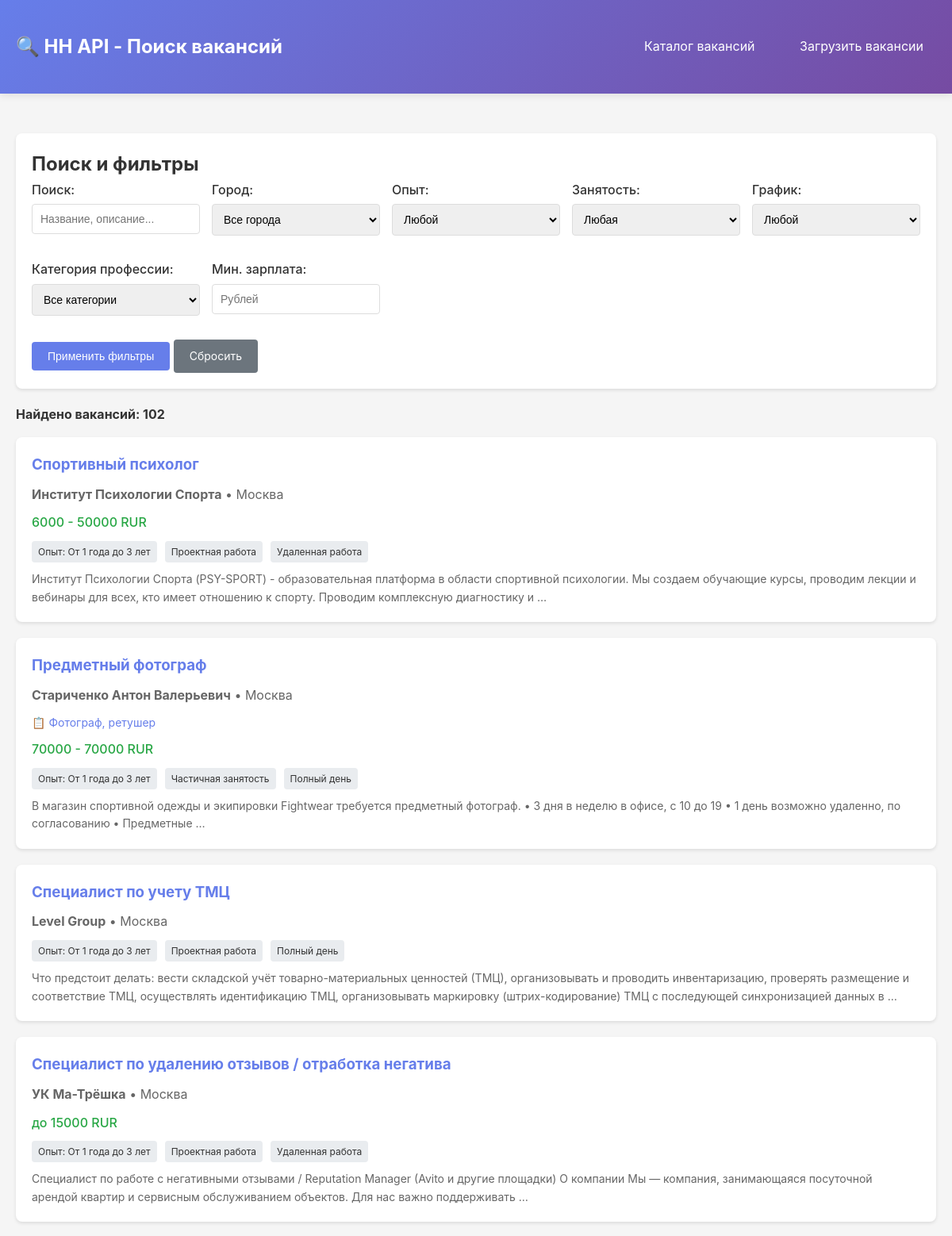
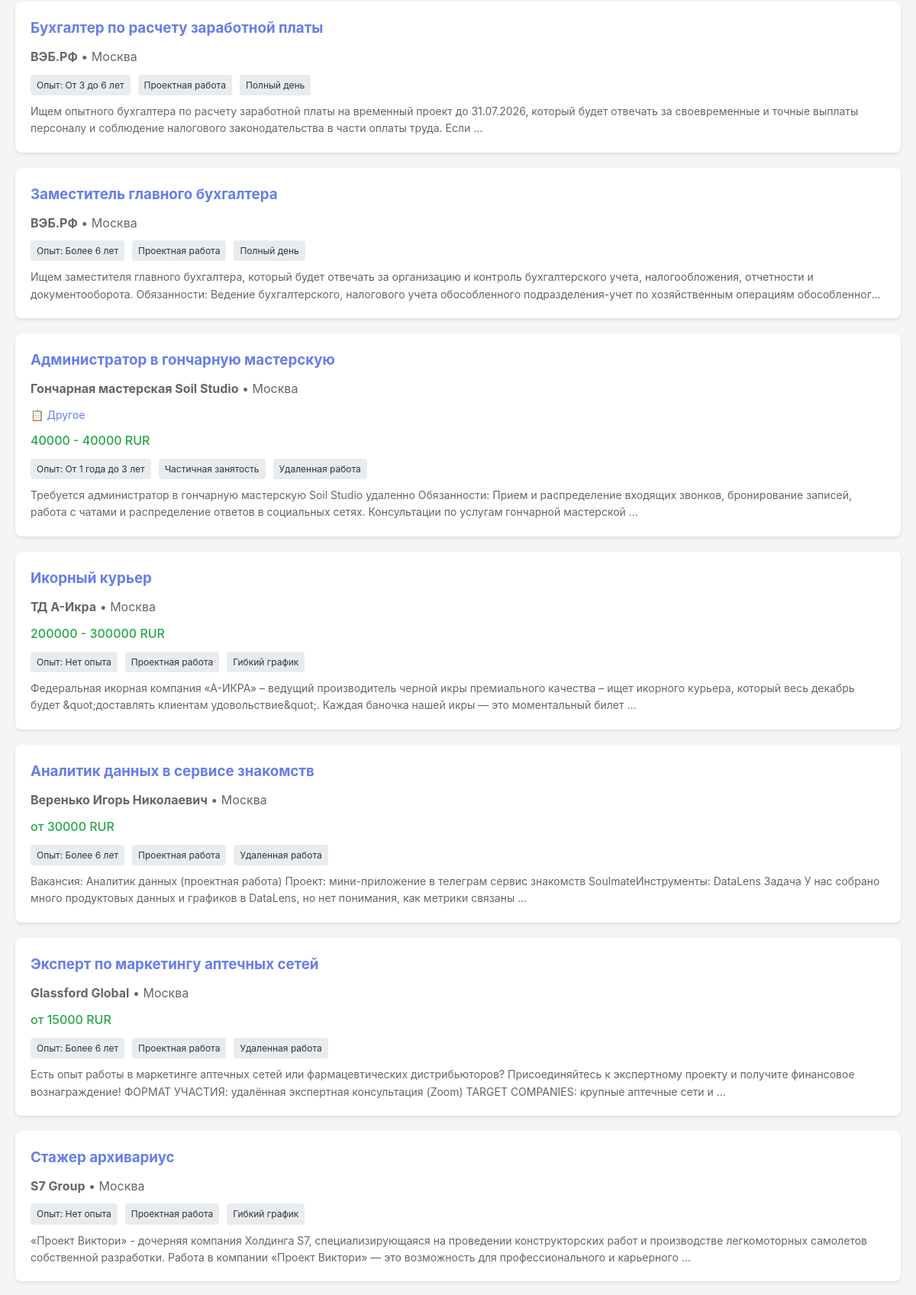
Screenshot of /?page=2 (upper part) with the database file from the repository (2 pictures, top to bottom).
### vacancies/models.py (models this page shows, shortened)
class Vacancy(models.Model):
    hh_id = models.CharField(max_length=20, unique=True, verbose_name="ID в HH")
    name = models.CharField(max_length=500, verbose_name="Название вакансии")
    description = models.TextField(blank=True, verbose_name="Описание")
    salary_from = models.IntegerField(null=True, blank=True, verbose_name="Зарплата от")
    salary_to = models.IntegerField(null=True, blank=True, verbose_name="Зарплата до")
    salary_currency = models.CharField(max_length=10, blank=True, verbose_name="Валюта")
    employer_name = models.CharField(max_length=300, blank=True, verbose_name="Работодатель")
    employer_id = models.CharField(max_length=20, blank=True, verbose_name="ID работодателя")
    employer_logo_url = models.URLField(blank=True, verbose_name="Логотип работодателя")
    area_name = models.CharField(max_length=200, blank=True, verbose_name="Город")
    area_id = models.CharField(max_length=20, blank=True, verbose_name="ID города")
    experience = models.CharField(max_length=100, blank=True, verbose_name="Опыт работы")
    schedule = models.CharField(max_length=100, blank=True, verbose_name="График работы")
    employment = models.CharField(max_length=100, blank=True, verbose_name="Тип занятости")
    published_at = models.DateTimeField(null=True, blank=True, verbose_name="Дата публикации")
    created_at = models.DateTimeField(auto_now_add=True, verbose_name="Дата создания записи")
    updated_at = models.DateTimeField(auto_now=True, verbose_name="Дата обновления")
    url = models.URLField(blank=True, verbose_name="Ссылка на вакансию")
    requirement = models.TextField(blank=True, verbose_name="Требования")
    responsibility = models.TextField(blank=True, verbose_name="Обязанности")
    professional_role = models.CharField(max_length=200, blank=True, verbose_name="Категория профессии")
    class Meta:
        verbose_name = "Вакансия"
        verbose_name_plural = "Вакансии"
        ordering = ['-published_at', '-created_at']
        indexes = [
            models.Index(fields=['hh_id']),
            models.Index(fields=['name']),
            models.Index(fields=['area_name']),
            models.Index(fields=['professional_role']),
        ]

### vacancies/views.py (the view, shortened to what this page needs)
# urls.py: path('', views.vacancy_list, name='vacancy_list'),  # Список вакансий
def vacancy_list(request):
    vacancies = Vacancy.objects.all()
    search_query = request.GET.get('search', '')
    area_filter = request.GET.get('area', '')
    if area_filter:
        vacancies = vacancies.filter(area_name__icontains=area_filter)
    experience_filter = request.GET.get('experience', '')
    if experience_filter:
        vacancies = vacancies.filter(experience__icontains=experience_filter)
    employment_filter = request.GET.get('employment', '')
    if employment_filter:
        vacancies = vacancies.filter(employment__icontains=employment_filter)
    schedule_filter = request.GET.get('schedule', '')
    if schedule_filter:
        vacancies = vacancies.filter(schedule__icontains=schedule_filter)
    professional_role_filter = request.GET.get('professional_role', '')
    if professional_role_filter:
        vacancies = vacancies.filter(professional_role__icontains=professional_role_filter)
    salary_filter = request.GET.get('salary', '')
    paginator = Paginator(vacancies, 20)
    page_number = request.GET.get('page', 1)
    page_obj = paginator.get_page(page_number)
    areas = Vacancy.objects.values_list('area_name', flat=True).distinct().exclude(area_name='').order_by('area_name')
    experiences = Vacancy.objects.values_list('experience', flat=True).distinct().exclude(experience='').order_by('experience')
    employments = Vacancy.objects.values_list('employment', flat=True).distinct().exclude(employment='').order_by('employment')
    schedules = Vacancy.objects.values_list('schedule', flat=True).distinct().exclude(schedule='').order_by('schedule')
    professional_roles = Vacancy.objects.values_list('professional_role', flat=True).distinct().exclude(professional_role='').order_by('professional_role')
    context = {
        'page_obj': page_obj,
        'vacancies': page_obj,
        'search_query': search_query,
        'area_filter': area_filter,
        'experience_filter': experience_filter,
        'employment_filter': employment_filter,
        'schedule_filter': schedule_filter,
        'professional_role_filter': professional_role_filter,
        'salary_filter': salary_filter,
        'areas': areas,
        'experiences': experiences,
        'employments': employments,
        'schedules': schedules,
        'professional_roles': professional_roles,
        'total_count': paginator.count,
    }
    return render(request, 'vacancies/vacancy_list.html', context)

### vacancies/templates/vacancies/vacancy_list.html (shortened to what this page needs)
{% extends 'vacancies/base.html' %}
{% block content %}
<div class="card">
    <h2>Поиск и фильтры</h2>
    <form method="get" action="{% url 'vacancies:vacancy_list' %}">
        <div style="display: grid; grid-template-columns: repeat(auto-fit, minmax(200px, 1fr)); gap: 15px;">
            <div class="form-group">
                <label for="search">Поиск:</label>
                <input type="text" id="search" name="search" value="{{ search_query }}" placeholder="Название, описание...">
            </div>
            <div class="form-group">
                <label for="area">Город:</label>
                <select id="area" name="area">
                    <option value="">Все города</option>
                </select>
            </div>
            <div class="form-group">
                <label for="experience">Опыт:</label>
                <select id="experience" name="experience">
                    <option value="">Любой</option>
                </select>
            </div>
            <div class="form-group">
                <label for="employment">Занятость:</label>
                <select id="employment" name="employment">
                    <option value="">Любая</option>
                </select>
            </div>
            <div class="form-group">
                <label for="schedule">График:</label>
                <select id="schedule" name="schedule">
                    <option value="">Любой</option>
                </select>
            </div>
            <div class="form-group">
                <label for="professional_role">Категория профессии:</label>
                <select id="professional_role" name="professional_role">
                    <option value="">Все категории</option>
                </select>
            </div>
            <div class="form-group">
                <label for="salary">Мин. зарплата:</label>
                <input type="number" id="salary" name="salary" value="{{ salary_filter }}" placeholder="Рублей">
            </div>
        </div>
        <div style="margin-top: 15px;">
            <button type="submit" class="btn">Применить фильтры</button>
            <a href="{% url 'vacancies:vacancy_list' %}" class="btn btn-secondary">Сбросить</a>
        </div>
    </form>
</div>
<div style="margin-bottom: 15px;">
    <strong>Найдено вакансий: {{ total_count }}</strong>
</div>
{% if vacancies %}
    {% for vacancy in vacancies %}
    <div class="card" style="cursor: pointer;" onclick="window.location.href='{% url 'vacancies:vacancy_detail' vacancy.id %}'">
        <div style="display: flex; justify-content: space-between; align-items: start; gap: 20px;">
            <div style="flex: 1;">
                <h3 style="margin-bottom: 10px; color: #667eea;">
                    <a href="{% url 'vacancies:vacancy_detail' vacancy.id %}" style="text-decoration: none; color: inherit;">
                        {{ vacancy.name }}
                    </a>
                </h3>
                <p style="color: #666; margin-bottom: 10px;">
                    <strong>{{ vacancy.employer_name }}</strong>
                    {% if vacancy.area_name %} • {{ vacancy.area_name }}{% endif %}
                </p>
                {% if vacancy.professional_role %}
                <p style="color: #667eea; margin-bottom: 10px; font-size: 14px;">
                    📋 {{ vacancy.professional_role }}
                </p>
                {% endif %}
                {% if vacancy.salary_from or vacancy.salary_to %}
                <p style="color: #28a745; font-weight: 500; margin-bottom: 10px;">
                    {% if vacancy.salary_from and vacancy.salary_to %}
                        {{ vacancy.salary_from|floatformat:0 }} - {{ vacancy.salary_to|floatformat:0 }} {{ vacancy.salary_currency }}
                    {% elif vacancy.salary_from %}
                        от {{ vacancy.salary_from|floatformat:0 }} {{ vacancy.salary_currency }}
                    {% elif vacancy.salary_to %}
                        до {{ vacancy.salary_to|floatformat:0 }} {{ vacancy.salary_currency }}
                    {% endif %}
                </p>
                {% endif %}
                <div style="display: flex; gap: 10px; flex-wrap: wrap; margin-top: 10px;">
                    {% if vacancy.experience %}
                    <span style="background: #e9ecef; padding: 4px 8px; border-radius: 4px; font-size: 12px;">
                        Опыт: {{ vacancy.experience }}
                    </span>
                    {% endif %}
                    {% if vacancy.employment %}
                    <span style="background: #e9ecef; padding: 4px 8px; border-radius: 4px; font-size: 12px;">
                        {{ vacancy.employment }}
                    </span>
                    {% endif %}
                    {% if vacancy.schedule %}
                    <span style="background: #e9ecef; padding: 4px 8px; border-radius: 4px; font-size: 12px;">
                        {{ vacancy.schedule }}
                    </span>
                    {% endif %}
                </div>
                {% if vacancy.description %}
                <p style="margin-top: 10px; color: #666; font-size: 14px; overflow: hidden; text-overflow: ellipsis; display: -webkit-box; -webkit-line-clamp: 2; -webkit-box-orient: vertical;">
                    {{ vacancy.description|striptags|truncatewords:30 }}
                </p>
                {% endif %}
            </div>
        </div>
    </div>
    {% endfor %}
{% endif %}
{% endblock %}

### vacancies/templates/vacancies/base.html (style rules this page uses)
* { margin: 0; padding: 0; box-sizing: border-box; }
body { font-family: -apple-system, BlinkMacSystemFont, 'Segoe UI', Roboto, Oxygen, Ubuntu, Cantarell, sans-serif; background-color: #f5f5f5; color: #333; line-height: 1.6; }
.card { background: white; border-radius: 8px; padding: 20px; margin-bottom: 20px; box-shadow: 0 2px 4px rgba(0,0,0,0.1); }
.btn { display: inline-block; padding: 10px 20px; background-color: #667eea; color: white; text-decoration: none; border-radius: 4px; border: none; cursor: pointer; font-size: 14px; transition: background-color 0.3s; }
.btn-secondary { background-color: #6c757d; }
.form-group { margin-bottom: 15px; }
.form-group label { display: block; margin-bottom: 5px; font-weight: 500; }
.form-group input, .form-group select, .form-group textarea { width: 100%; padding: 10px; border: 1px solid #ddd; border-radius: 4px; font-size: 14px; }

### rows the page displays
Vacancy: name "Спортивный психолог", employer_name "Институт Психологии Спорта", area_name "Москва", salary_from "6000", salary_to "50000", salary_currency "RUR", experience "От 1 года до 3 лет", employment "Проектная работа", schedule "Удаленная работа", description "Институт Психологии Спорта (PSY-SPORT) - образовательная платформа в области спортивной психологии. Мы создаем обучающие курсы, проводим лекции и вебинары для всех, кто имеет отношению к спорту. Проводим комплексную диагностику и …"
Vacancy: name "Предметный фотограф", employer_name "Стариченко Антон Валерьевич", area_name "Москва", professional_role "Фотограф, ретушер", salary_from "70000", salary_to "70000", salary_currency "RUR", experience "От 1 года до 3 лет", employment "Частичная занятость", schedule "Полный день", description "В магазин спортивной одежды и экипировки Fightwear требуется предметный фотограф. • 3 дня в неделю в офисе, с 10 до 19 • 1 день возможно удаленно, по согласованию • Предметные …"
Vacancy: name "Специалист по учету ТМЦ", employer_name "Level Group", area_name "Москва", experience "От 1 года до 3 лет", employment "Проектная работа", schedule "Полный день", description "Что предстоит делать: вести складской учёт товарно-материальных ценностей (ТМЦ), организовывать и проводить инвентаризацию, проверять размещение и соответствие ТМЦ, осуществлять идентификацию ТМЦ, организовывать маркировку (штрих-кодирование) ТМЦ с последующей синхронизацией данных в …"
Vacancy: name "Специалист по удалению отзывов / отработка негатива", employer_name "УК Ма-Трёшка", area_name "Москва", salary_to "15000", salary_currency "RUR", experience "От 1 года до 3 лет", employment "Проектная работа", schedule "Удаленная работа", description "Специалист по работе с негативными отзывами / Reputation Manager (Avito и другие площадки) О компании Мы — компания, занимающаяся посуточной арендой квартир и сервисным обслуживанием объектов. Для нас важно поддерживать …"
Vacancy: name "Бухгалтер по расчету заработной платы", employer_name "ВЭБ.РФ", area_name "Москва", experience "От 3 до 6 лет", employment "Проектная работа", schedule "Полный день", description "Ищем опытного бухгалтера по расчету заработной платы на временный проект до 31.07.2026, который будет отвечать за своевременные и точные выплаты персоналу и соблюдение налогового законодательства в части оплаты труда. Если …"
Vacancy: name "Заместитель главного бухгалтера", employer_name "ВЭБ.РФ", area_name "Москва", experience "Более 6 лет", employment "Проектная работа", schedule "Полный день", description "Ищем заместителя главного бухгалтера, который будет отвечать за организацию и контроль бухгалтерского учета, налогообложения, отчетности и документооборота. Обязанности: Ведение бухгалтерского, налогового учета обособленного подразделения-учет по хозяйственным операциям…"
Vacancy: name "Администратор в гончарную мастерскую", employer_name "Гончарная мастерская Soil Studio", area_name "Москва", professional_role "Другое", salary_from "40000", salary_to "40000", salary_currency "RUR", experience "От 1 года до 3 лет", employment "Частичная занятость", schedule "Удаленная работа", description "Требуется администратор в гончарную мастерскую Soil Studio удаленно Обязанности: Прием и распределение входящих звонков, бронирование записей, работа с чатами и распределение ответов в социальных сетях. Консультации по услугам гончарной мастерской …"
Vacancy: name "Икорный курьер", employer_name "ТД А-Икра", area_name "Москва", salary_from "200000", salary_to "300000", salary_currency "RUR", experience "Нет опыта", employment "Проектная работа", schedule "Гибкий график", description "Федеральная икорная компания «А-ИКРА» – ведущий производитель черной икры премиального качества – ищет икорного курьера, который весь декабрь будет &quot;доставлять клиентам удовольствие&quot;. Каждая баночка нашей икры — это моментальный билет …"
Vacancy: name "Аналитик данных в сервисе знакомств", employer_name "Веренько Игорь Николаевич", area_name "Москва", salary_from "30000", salary_currency "RUR", experience "Более 6 лет", employment "Проектная работа", schedule "Удаленная работа", description "Вакансия: Аналитик данных (проектная работа) Проект: мини-приложение в телеграм сервис знакомств SoulmateИнструменты: DataLens Задача У нас собрано много продуктовых данных и графиков в DataLens, но нет понимания, как метрики связаны …"
Vacancy: name "Эксперт по маркетингу аптечных сетей", employer_name "Glassford Global", area_name "Москва", salary_from "15000", salary_currency "RUR", experience "Более 6 лет", employment "Проектная работа", schedule "Удаленная работа", description "Есть опыт работы в маркетинге аптечных сетей или фармацевтических дистрибьюторов? Присоединяйтесь к экспертному проекту и получите финансовое вознаграждение! ФОРМАТ УЧАСТИЯ: удалённая экспертная консультация (Zoom) TARGET COMPANIES: крупные аптечные сети и …"
Vacancy: name "Стажер архивариус", employer_name "S7 Group", area_name "Москва", experience "Нет опыта", employment "Проектная работа", schedule "Гибкий график", description "«Проект Виктори» - дочерняя компания Холдинга S7, специализирующаяся на проведении конструкторских работ и производстве легкомоторных самолетов собственной разработки. Работа в компании «Проект Виктори» — это возможность для профессионального и карьерного …"

### other values shown
{{ total_count }} "102"
